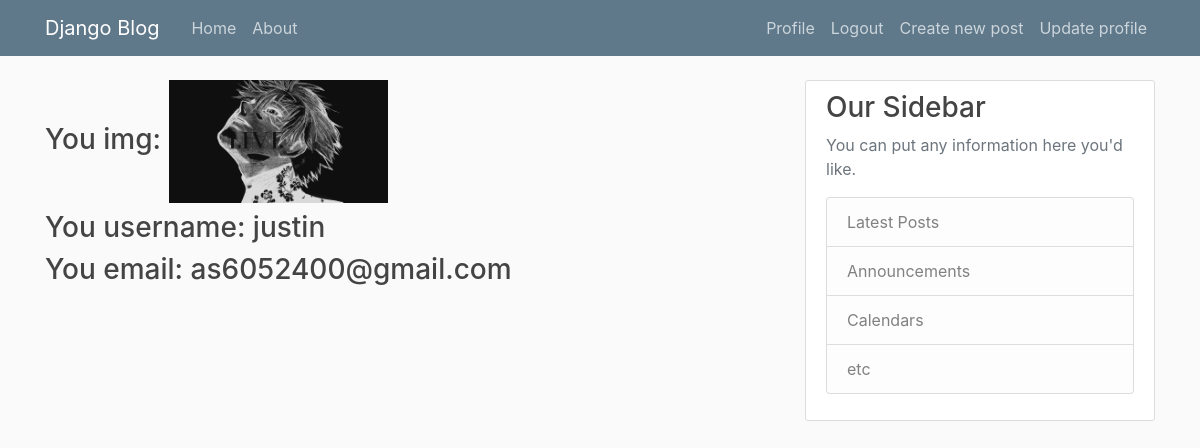
Screenshot of /profile/ (signed in) with the database file from the repository.
### users/models.py (models this page shows)
class CustomUser(models.Model):
    user = models.OneToOneField(User, on_delete=models.CASCADE)
    image_to = models.ImageField(upload_to="images/")

### users/views.py (the view)
# urls.py: path("profile/", get_profile, name="profile"),
@login_required
def get_profile(request):
    obj = CustomUser.objects.get(user=request.user)
    return render(request, "blog/view_profile.html", {"object": obj})

### blog/templates/blog/view_profile.html (shortened to what this page needs)
{% extends "blog/base.html" %}
{% block content %}
<form enctype="multipart/form-data" method="POST">
    <h3>You img: <img src="{{ object.image_to.url }}" alt="" width="30%" height="30%"></h3>
    <h3>You username: {{ object.user.username }}</h3>
    <h3>You email: {{ object.user.email }}</h3>
</form>
{% endblock content %}

### blog/static/blog/main.css (style rules this page uses)
body { background: #fafafa; color: #333333; margin-top: 5rem; }
h1, h2, h3, h4, h5, h6 { color: #444444; }

### rows the page displays
CustomUser: image_to (picture), user.username "justin", user.email "as6052400@gmail.com"
